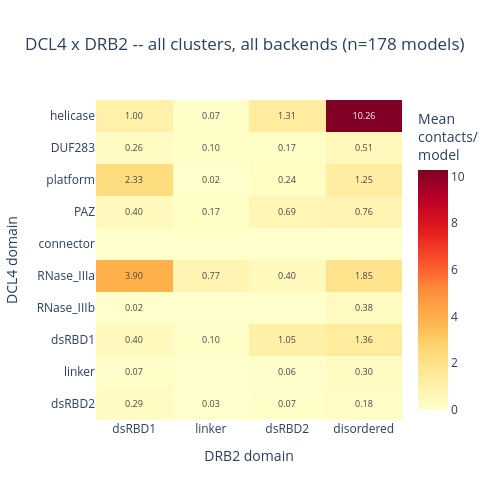
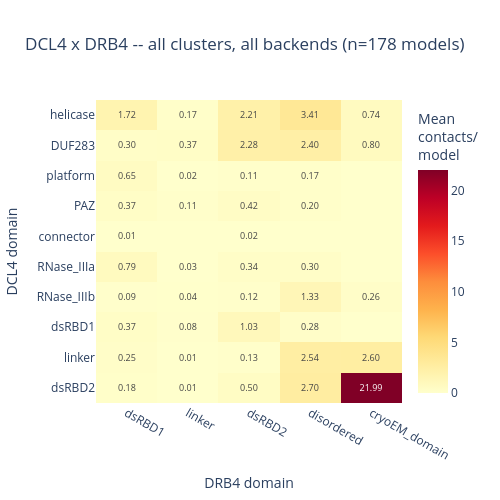

Notebook cell for these charts, in order:
### Markdown cell above
## One heatmap per couple (all clusters, all backends pooled)

### Code cell
n_models_total = df.groupby(["cluster", "fname"]).ngroups
ct_all = {}
for c in COUPLES:
    ct_all[c] = couple_heatmap(
        df, c, n_models_total,
        f"DCL4 x {LIGAND_CHAIN_NAMES[c]} -- all clusters, all backends (n={n_models_total} models)",
        f"dcl4_{LIGAND_CHAIN_NAMES[c].lower()}_heatmap_pooled.html",
    )

### Figure 1 — Plotly figure (JSON) as saved in the notebook; plotly's stock layout.template omitted (floating-point values rounded to 4 significant figures)
{"data": [{"colorbar": {"title": {"text": "Mean<br>contacts/<br>model"}}, "colorscale": [[0, "rgb(255,255,204)"], [0.125, "rgb(255,237,160)"], [0.25, "rgb(254,217,118)"], [0.375, "rgb(254,178,76)"], [0.5, "rgb(253,141,60)"], [0.625, "rgb(252,78,42)"], [0.75, "rgb(227,26,28)"], [0.875, "rgb(189,0,38)"], [1, "rgb(128,0,38)"]], "hovertemplate": "DCL4 domain: %{y}<br>DRB2 domain: %{x}<br>%{z:.3f} contacts/model<extra></extra>", "text": [["1.00", "0.07", "1.31", "10.26"], ["0.26", "0.10", "0.17", "0.51"], ["2.33", "0.02", "0.24", "1.25"], ["0.40", "0.17", "0.69", "0.76"], ["", "", "", ""], ["3.90", "0.77", "0.40", "1.85"], ["0.02", "", "", "0.38"], ["0.40", "0.10", "1.05", "1.36"], ["0.07", "", "0.06", "0.30"], ["0.29", "0.03", "0.07", "0.18"]], "textfont": {"size": 9}, "texttemplate": "%{text}", "type": "heatmap", "x": ["dsRBD1", "linker", "dsRBD2", "disordered"], "y": ["helicase", "DUF283", "platform", "PAZ", "connector", "RNase_IIIa", "RNase_IIIb", "dsRBD1", "linker", "dsRBD2"], "z": [[1.0, 0.07303, 1.315, 10.26], [0.2584, 0.1011, 0.1685, 0.5112], [2.326, 0.02247, 0.2416, 1.247], [0.3989, 0.1742, 0.6854, 0.764], [0.0, 0.0, 0.0, 0.0], [3.899, 0.7697, 0.4045, 1.854], [0.02247, 0.0, 0.0, 0.382], [0.3989, 0.1011, 1.051, 1.36], [0.07303, 0.0, 0.0618, 0.3034], [0.2921, 0.02809, 0.07303, 0.1798]]}], "layout": {"height": 500, "title": {"text": "DCL4 x DRB2 -- all clusters, all backends (n=178 models)"}, "width": 500, "xaxis": {"title": {"text": "DRB2 domain"}}, "yaxis": {"autorange": "reversed", "title": {"text": "DCL4 domain"}}}}

### Figure 2 — Plotly figure (JSON) as saved in the notebook; plotly's stock layout.template omitted (floating-point values rounded to 4 significant figures)
{"data": [{"colorbar": {"title": {"text": "Mean<br>contacts/<br>model"}}, "colorscale": [[0, "rgb(255,255,204)"], [0.125, "rgb(255,237,160)"], [0.25, "rgb(254,217,118)"], [0.375, "rgb(254,178,76)"], [0.5, "rgb(253,141,60)"], [0.625, "rgb(252,78,42)"], [0.75, "rgb(227,26,28)"], [0.875, "rgb(189,0,38)"], [1, "rgb(128,0,38)"]], "hovertemplate": "DCL4 domain: %{y}<br>DRB4 domain: %{x}<br>%{z:.3f} contacts/model<extra></extra>", "text": [["1.72", "0.17", "2.21", "3.41", "0.74"], ["0.30", "0.37", "2.28", "2.40", "0.80"], ["0.65", "0.02", "0.11", "0.17", ""], ["0.37", "0.11", "0.42", "0.20", ""], ["0.01", "", "0.02", "", ""], ["0.79", "0.03", "0.34", "0.30", ""], ["0.09", "0.04", "0.12", "1.33", "0.26"], ["0.37", "0.08", "1.03", "0.28", ""], ["0.25", "0.01", "0.13", "2.54", "2.60"], ["0.18", "0.01", "0.50", "2.70", "21.99"]], "textfont": {"size": 9}, "texttemplate": "%{text}", "type": "heatmap", "x": ["dsRBD1", "linker", "dsRBD2", "disordered", "cryoEM_domain"], "y": ["helicase", "DUF283", "platform", "PAZ", "connector", "RNase_IIIa", "RNase_IIIb", "dsRBD1", "linker", "dsRBD2"], "z": [[1.725, 0.1742, 2.213, 3.41, 0.736], [0.2978, 0.3652, 2.275, 2.399, 0.7978], [0.6517, 0.01685, 0.1067, 0.1742, 0.0], [0.3708, 0.1067, 0.4157, 0.1966, 0.0], [0.005618, 0.0, 0.01685, 0.0, 0.0], [0.7865, 0.02809, 0.3427, 0.2978, 0.0], [0.08989, 0.04494, 0.1236, 1.326, 0.2584], [0.3708, 0.07865, 1.034, 0.2809, 0.0], [0.2528, 0.005618, 0.1348, 2.539, 2.596], [0.1798, 0.01124, 0.5, 2.702, 21.99]]}], "layout": {"height": 500, "title": {"text": "DCL4 x DRB4 -- all clusters, all backends (n=178 models)"}, "width": 500, "xaxis": {"title": {"text": "DRB4 domain"}}, "yaxis": {"autorange": "reversed", "title": {"text": "DCL4 domain"}}}}
